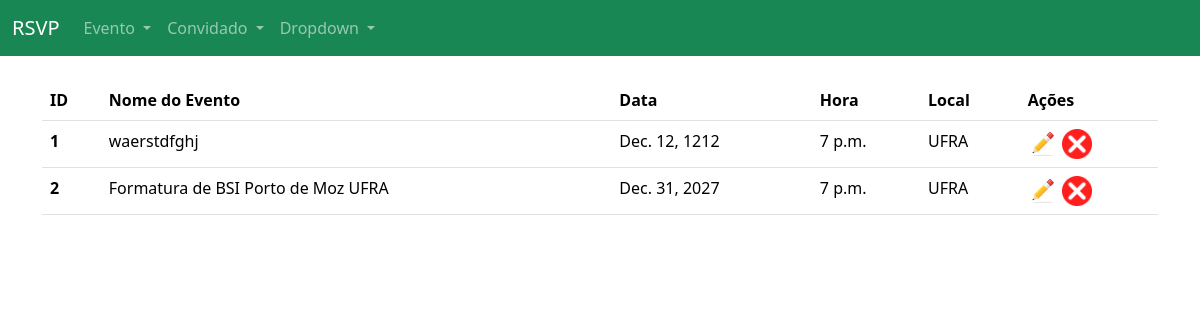
The page /eventolistar/ on the database as committed earlier.
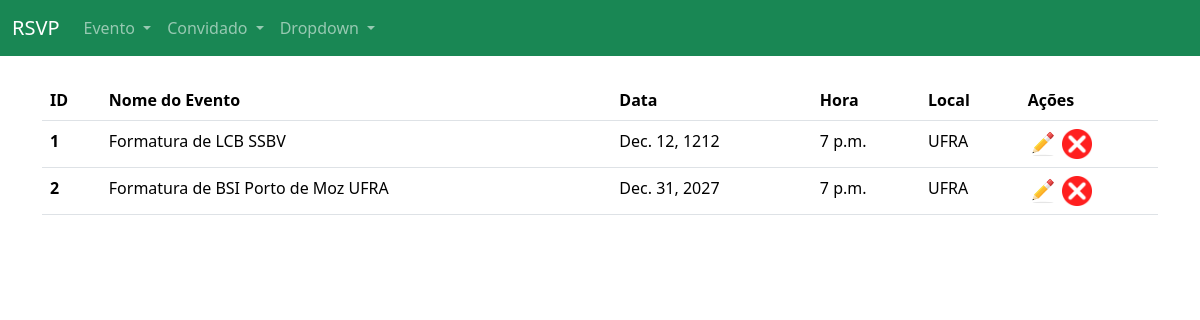
The same page on the database as committed later.
### convidados/models.py (models this page shows, shortened)
class Eventos(models.Model):
    nome = models.CharField(max_length=100)
    data = models.DateField()
    hora = models.TimeField()
    local = models.CharField(max_length=100)

### convidados/views.py (the view)
# urls.py: path('eventolistar/', eventolistar, name='eventolistar'),
def eventolistar(request):
    eventos = Eventos.objects.all()
    return render(request, 'convidados/eventolistar.html',{'eventos':eventos})

### templates/convidados/eventoListar.html (shortened to what this page needs)
{% extends 'convidados/menu.html' %}
{% load static %}
{% block body %}
<br>
<div class="container">
    <table class="table">
        <thead>
        <tr>
            <th scope="col">ID</th>
            <th scope="col">Nome do Evento</th>
            <th scope="col">Data</th>
            <th scope="col">Hora</th>
            <th scope="col">Local</th>
            <th scope="col">Ações</th>
        </tr>
        </thead>
        <tbody>
        {% for evento in eventos %}
        <tr>
            <th scope="row">{{evento.id}}</th>
            <td>{{evento.nome}}</td>
            <td>{{evento.data}}</td>
            <td>{{evento.hora}}</td>
            <td>{{evento.local}}</td>
            <td>
                <a href="{% url 'convidados:eventoeditar' evento.id %}"><img src="{% static 'img/editar.png' %}" height="30px"></a>
                <img src="{% static 'img/excluir.png' %}" height="30px" style="cursor:pointer" class="btnExcluir" data-id="{{evento.id}}" data-nome="{{evento.nome}}" data-bs-toggle="modal" data-bs-target="#modalExcluir"></img>
            </td>
        </tr>
        {% endfor %}
        </tbody>
    </table>
</div>
{% endblock %}

Rows that differ between the two databases and show on the page:
changed Eventos "Dec. 12, 1212": nome "waerstdfghj" → "Formatura de LCB SSBV"
